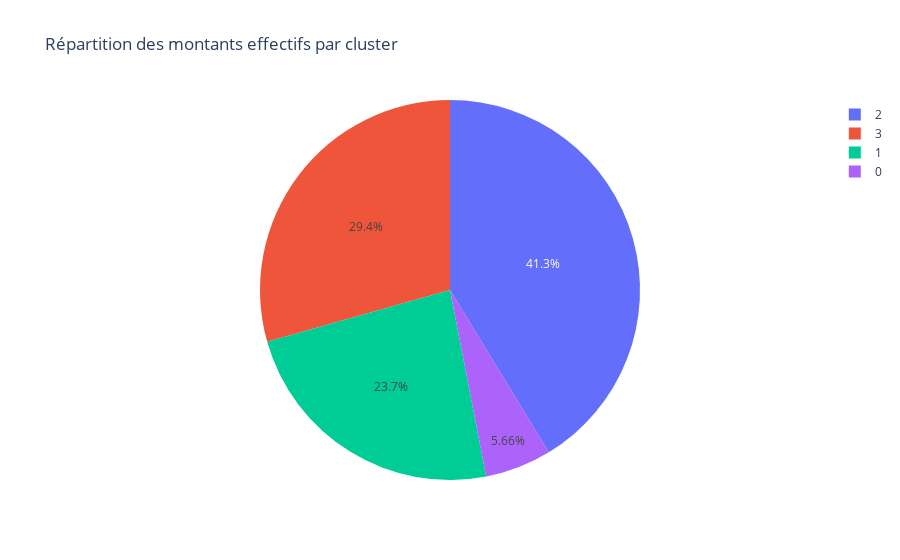

Here is the notebook cell this chart was saved with:
### Code cell
df = pd.DataFrame(df_no_outliers_2009_12_2010.groupby('Segment').agg({'montant_effectif':'sum'}))

import plotly.express as px

# Créer le pie plot
fig = px.pie(df, values='montant_effectif', names=df.index, title='Répartition des montants effectifs par cluster')

# Afficher le graphique
fig.show()

### Figure 1 — Plotly figure (JSON) as saved in the notebook; plotly's stock layout.template omitted (floating-point values rounded to 4 significant figures)
{"data": [{"domain": {"x": [0, 1], "y": [0, 1]}, "hovertemplate": "Segment=%{label}<br>montant_effectif=%{value}<extra></extra>", "labels": [0, 1, 2, 3], "legendgroup": "", "name": "", "showlegend": true, "type": "pie", "values": [320800.0, 1341000.0, 2341000.0, 1666000.0]}], "layout": {"legend": {"tracegroupgap": 0}, "title": {"text": "Répartition des montants effectifs par cluster"}}}
